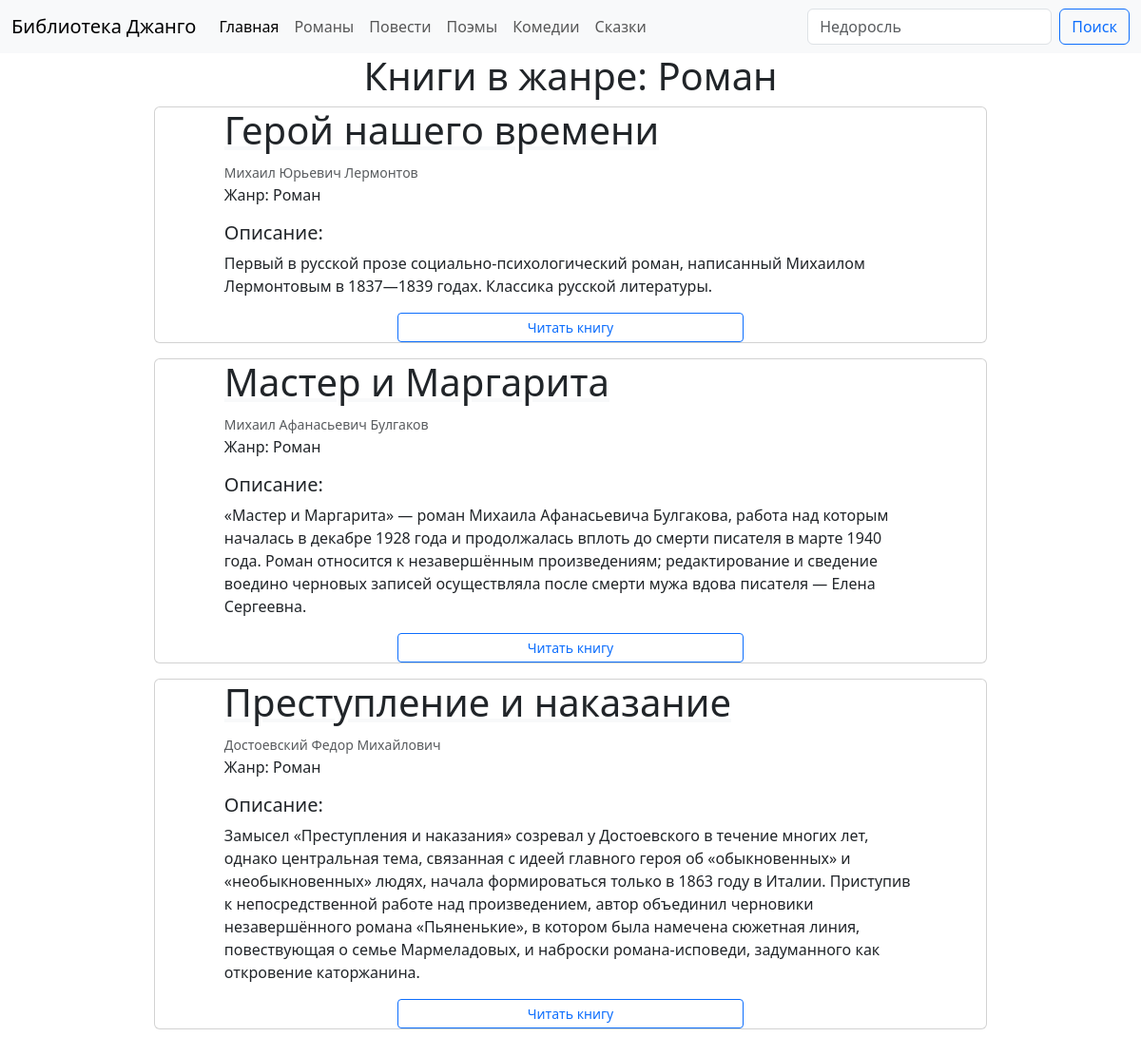
The page /genre/roman/ on the database its author committed.
### library_app/models.py (models this page shows, shortened)
class Book(models.Model):
    book_title = models.CharField(max_length=250, verbose_name='Название')
    author = models.CharField(max_length=250, verbose_name='Автор')
    slug = models.SlugField(unique=True, verbose_name='URL')
    description = models.TextField(verbose_name='Описание')
    link = models.URLField(verbose_name='Ссылка')
    genre = models.ForeignKey('Genre', on_delete=models.CASCADE, related_name='books', verbose_name='Жанр')
    class Meta:
        verbose_name = 'Книга'
        verbose_name_plural = 'Книги'
        ordering = ['book_title']

class Genre(models.Model):
    genre_title = models.CharField(max_length=250, verbose_name='Категория')
    slug = models.SlugField(unique=True, verbose_name='URL')
    class Meta:
        verbose_name = 'Жанр'
        verbose_name_plural = 'Жанры'
        ordering = ['genre_title']
    def __str__(self):
        return self.genre_title

### library_app/views.py (the view)
# urls.py: path('genre/<slug:slug>/', views.GenreDetail.as_view(), name='genre'),
class GenreDetail(ListView):
    template_name = 'library_app/index.html'
    context_object_name = 'books'
    paginate_by = 5
    def get_queryset(self):
        return Book.objects.filter(genre__slug=self.kwargs['slug'])
    def get_context_data(self, *, object_list=None, **kwargs):
        context = super().get_context_data()
        context['title'] = 'Книги в жанре: ' + str(self.get_queryset()[0].genre)
        return context

### library_app/templates/library_app/index.html (shortened to what this page needs)
{% extends 'library_app/base.html' %}
{% block content %}
    {% if books %}
        <h1 class="text-center">{{ title }}</h1>
        {% for book in books %}
            <div class="container w-75">
                <div class="card mb-3">
                    <div class="col-sm-10 mx-auto ">
                        <h1><a href="{{ book.link }}" class="link-dark link-underline-light">{{ book.book_title }}</a>
                        </h1>
                        <p><small class="text-body-secondary">{{ book.author }}</small><br>
                            Жанр: {{ book.genre }} </p>
                        <h5>Описание:</h5>
                        <p class="card-text">{{ book.description }}</p>
                        <div class="d-grid gap-2 col-6 mx-auto">
                            <a href="{{ book.link }}" class="btn btn-sm btn-outline-primary" target="_blank">Читать
                                книгу</a>
                        </div>
                    </div>
                </div>
            </div>
        {% endfor %}
    {% else %}
        <h1>Книг не найдено</h1>
    {% endif %}
    <br>
{% endblock %}

### rows shown on the page
Book: book_title "Герой нашего времени", author "Михаил Юрьевич Лермонтов", genre "Роман", description "Первый в русской прозе социально-психологический роман, написанный Михаилом Лермонтовым в 1837—1839 годах. Классика русской литературы."
Book: book_title "Мастер и Маргарита", author "Михаил Афанасьевич Булгаков", genre "Роман", description "«Мастер и Маргарита» — роман Михаила Афанасьевича Булгакова, работа над которым началась в декабре 1928 года и продолжалась вплоть до смерти писателя в марте 1940 года. Роман относится к незавершённым произведениям; редактирование и сведение воедино черновых записей осуществляла после смерти мужа вдова писателя — Елена Сергеевна."
Book: book_title "Преступление и наказание", author "Достоевский Федор Михайлович", genre "Роман", description "Замысел «Преступления и наказания» созревал у Достоевского в течение многих лет, однако центральная тема, связанная с идеей главного героя об «обыкновенных» и «необыкновенных» людях, начала формироваться только в 1863 году в Италии. Приступив к непосредственной работе над произведением, автор объединил черновики незавершённого романа «Пьяненькие», в котором была намечена сюжетная линия, повествующая о семье Мармеладовых, и наброски романа-исповеди, задуманного как откровение каторжанина."

### other values the page prints
{{ title }} "Книги в жанре: Роман"
